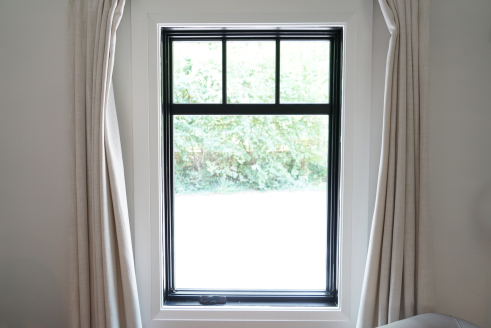
#> input picture imgs/property-brothers-black-window-with-white-curtains copy.jpg, 491 x 328 px, found by its file name
$ python contour.py
#> lines starting #> are read from the running program, lines starting #| are printed output that depends on the picture; after the words box and inside, x2 and y2 are one past the last pixel; in counts of white or black regions, pixels touching at a corner belong together
import os, cv2

cwd = os.getcwd()

img = cv2.imread(os.path.join(cwd, 'imgs', 'property-brothers-black-window-with-white-curtains copy.jpg'))
#> img is the input picture: shape (328, 491, 3); mean B, G, R 157.7, 161.7, 161.2
img3 = cv2.imread(os.path.join(cwd, 'imgs', 'property-brothers-black-window-with-white-curtains copy.jpg'))
img_gray = cv2.cvtColor(img, cv2.COLOR_BGR2GRAY)
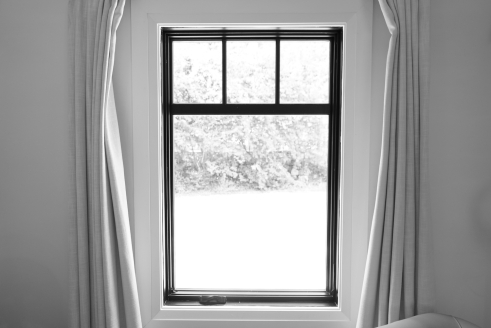
#> img_gray: shape (328, 491); min 7, max 255, mean 161.1

ret, thresh = cv2.threshold(img_gray, 150, 255, cv2.THRESH_BINARY_INV)
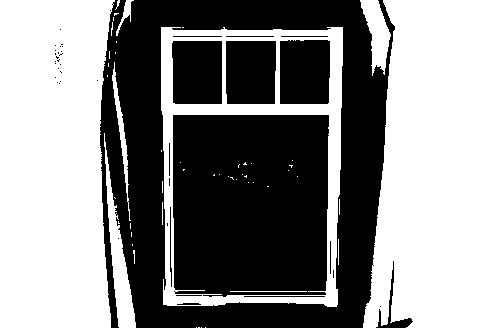
#> thresh: shape (328, 491); 53% white; 43 black regions (28 under 20 px)


contours, hierarchy = cv2.findContours(thresh, cv2.RETR_TREE, cv2.CHAIN_APPROX_SIMPLE)
#> contours = 100 contours, 80 with area under 20; largest, box (x1, y1, x2, y2) and area: (161, 27, 343, 307) 48089, (363, 0, 491, 328) 35192, (0, 0, 115, 328) 33957, (172, 114, 330, 298) 28061, (279, 39, 331, 105) 3267

for cnt in contours:
    if cv2.contourArea(cnt) > 200:
        cv2.drawContours(img3, cnt, -1, (0, 255, 0), 1)
        # print(cnt)
        x1, y1, w, h = cv2.boundingRect(cnt)
        cv2.rectangle(img, (x1, y1), (x1 + w, y1 + h), (0, 255, 0), 2)
#> this loop made 100 passes
#> (x1, y1, w, h) on passes 16, 20, 25, 36, 57, 58, 59, 66, 69, 72: (104, 133, 32, 195), (112, 62, 19, 159), (161, 27, 182, 280), (172, 114, 158, 184), (225, 40, 52, 65), (171, 40, 52, 65), (279, 39, 52, 66), (363, 0, 128, 328), (360, 0, 31, 76), (0, 0, 115, 328)
#> cnt on passes 1, 2, 3, 4, 6, 7: [[205, 327]], [[201, 327]], [[198, 327], [199, 327]], [[196, 327]], [[132, 244], [132, 245]], [[338, 239], [338, 264]]
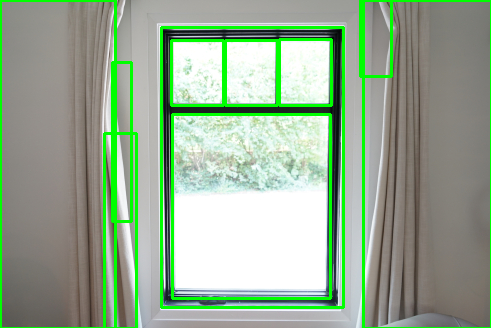
#> img: shape (328, 491, 3); 8.24% of pixels changed, all inside (x1, y1, x2, y2) = (0, 0, 491, 328)
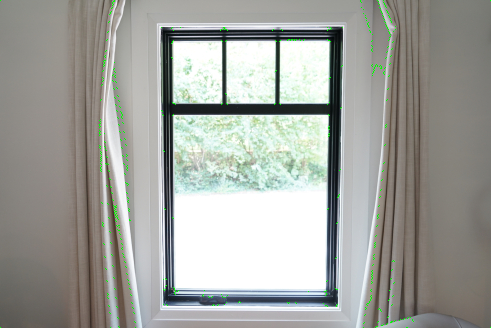
#> img3: shape (328, 491, 3); 0.47% of pixels changed, all inside (x1, y1, x2, y2) = (0, 0, 491, 328)


cv2.imshow('img', img)
cv2.imshow('img3', img3)
cv2.imshow('img_gray', img_gray)
cv2.imshow('thresh', thresh)
cv2.waitKey(0)
